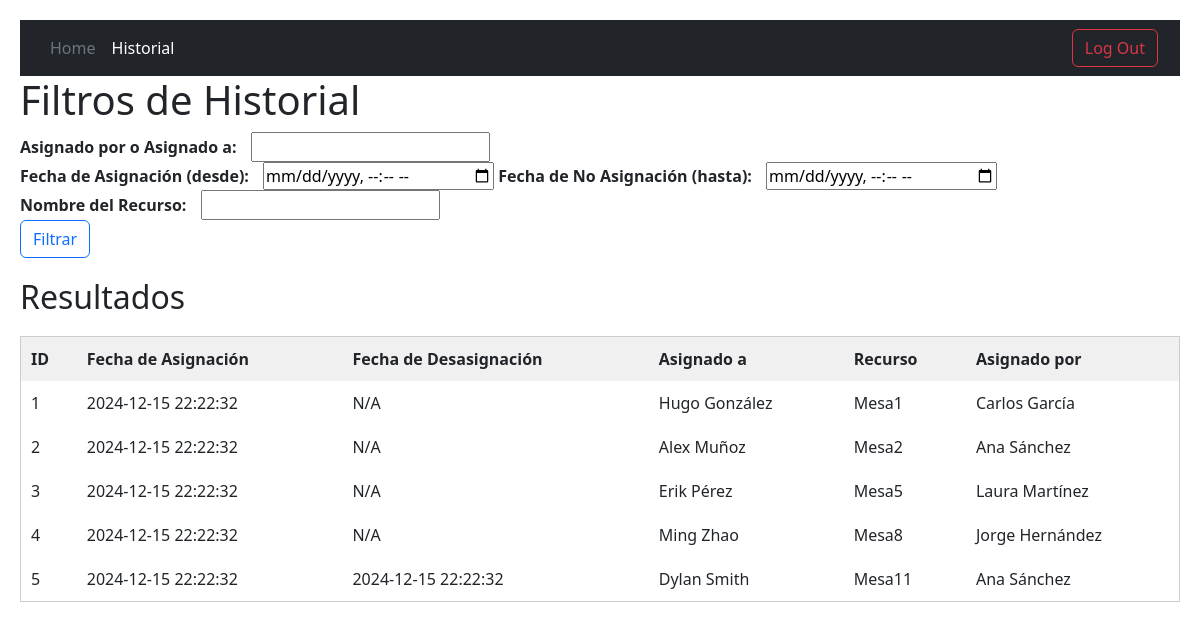
The app's page /Paginas/historial.php with its own data.
### tables this page shows
CREATE TABLE tbl_historial (
    id_historial INT NOT NULL PRIMARY KEY AUTO_INCREMENT,
    fecha_asignacion DATETIME NOT NULL,
    fecha_no_asignacion DATETIME NULL,
    asignado_por INT NOT NULL,
    asignado_a VARCHAR(30) NOT NULL,
    id_recurso INT NOT NULL,
    FOREIGN KEY (id_recurso) REFERENCES tbl_recursos(id_recurso),
    FOREIGN KEY (asignado_por) REFERENCES tbl_usuarios(id_usuario)
);

CREATE TABLE tbl_recursos (
    id_recurso INT NOT NULL PRIMARY KEY AUTO_INCREMENT,
    nombre_recurso VARCHAR(40) NOT NULL UNIQUE,
    tipo_recurso ENUM("Mesa", "Silla") NOT NULL,
    id_padre INT NULL, 
    id_sala INT NULL,
    FOREIGN KEY (id_sala) REFERENCES tbl_salas(id_sala),
    FOREIGN KEY (id_padre) REFERENCES tbl_recursos(id_recurso)
);

CREATE TABLE tbl_usuarios (
    id_usuario INT NOT NULL PRIMARY KEY AUTO_INCREMENT,
    nombre_usuario VARCHAR(30) NOT NULL,
    apellido_usuario VARCHAR(30) NOT NULL,
    username VARCHAR(30) NOT NULL,
    password CHAR(64) NOT NULL,
    id_rol INT NOT NULL,
    FOREIGN KEY (id_rol) REFERENCES tbl_roles(id_rol)
);

### Paginas/historial.php (the view, shortened to what this page needs)
<?php
$host = 'localhost';
$dbname = 'db_restaurante_v2';
$username = 'root';
$password = '';
try {
    $pdo = new PDO("mysql:host=$host;dbname=$dbname", $username, $password);
    $pdo->setAttribute(PDO::ATTR_ERRMODE, PDO::ERRMODE_EXCEPTION);
} catch (PDOException $e) {
    die("ERROR: No se pudo conectar. " . $e->getMessage());
}
$filtroAsignado = isset($_GET['filtroAsignado']) ? trim($_GET['filtroAsignado']) : '';
$filtroFechaInicio = isset($_GET['fechaInicio']) ? trim($_GET['fechaInicio']) : '';
$filtroFechaFin = isset($_GET['fechaFin']) ? trim($_GET['fechaFin']) : '';
$filtroRecurso = isset($_GET['filtroRecurso']) ? trim($_GET['filtroRecurso']) : '';
$filtros = [];
$params = [];
$whereSQL = count($filtros) > 0 ? "WHERE " . implode(" AND ", $filtros) : "";
$sql = "
    SELECT h.id_historial, h.fecha_asignacion, h.fecha_no_asignacion, h.asignado_a,
           r.nombre_recurso, u.nombre_usuario, u.apellido_usuario
    FROM tbl_historial h
    JOIN tbl_recursos r ON h.id_recurso = r.id_recurso
    JOIN tbl_usuarios u ON h.asignado_por = u.id_usuario
    $whereSQL
";
$stmt = $pdo->prepare($sql);
$stmt->execute($params);
$historial = $stmt->fetchAll(PDO::FETCH_ASSOC);
?>
<!DOCTYPE html>
<html lang="es">
<head>
    <link rel="stylesheet" href="../CSS/estilos-historial.css">
    <link href="https://cdn.jsdelivr.net/npm/bootstrap@5.3.0/dist/css/bootstrap.min.css" rel="stylesheet">
</head>
<body>
<header class="p-2 bg-dark text-white">
        <div class="container">
            <div class="d-flex flex-wrap align-items-center justify-content-center justify-content-lg-start">
                <ul class="nav col-12 col-lg-auto me-lg-auto mb-2 justify-content-center mb-md-0">
                    <li><a href="./inicio.php" class="nav-link px-2 text-secondary">Home</a></li>
                    <li><a href="./historial.php" class="nav-link px-2 text-white">Historial</a></li>
                </ul>
                <div class="text-end">
                    <a href="../Procesos/destruir.php"><button type="button" class="btn btn-outline-danger">Log Out</button></a>
                </div>
            </div>
        </div>
    </header>
    <h1>Filtros de Historial</h1>
    <form method="GET" action="" style="align-items: center; justify-content: center;">
        <label for="filtroAsignado">Asignado por o Asignado a:</label>
        <input type="text" name="filtroAsignado" id="filtroAsignado" value="<?= htmlspecialchars($filtroAsignado) ?>"><br>
        <label for="fechaInicio">Fecha de Asignación (desde):</label>
        <input type="datetime-local" name="fechaInicio" id="fechaInicio" value="<?= htmlspecialchars($filtroFechaInicio) ?>">
        <label for="fechaFin">Fecha de No Asignación (hasta):</label>
        <input type="datetime-local" name="fechaFin" id="fechaFin" value="<?= htmlspecialchars($filtroFechaFin) ?>"><br>
        <label for="filtroRecurso">Nombre del Recurso:</label>
        <input type="text" name="filtroRecurso" id="filtroRecurso" value="<?= htmlspecialchars($filtroRecurso) ?>"><br>
        <button type="submit" class="btn btn-outline-primary">Filtrar</button>
    </form>
    <h2>Resultados</h2>
    <?php if (count($historial) > 0): ?>
        <table>
            <tr>
                <th>ID</th>
                <th>Fecha de Asignación</th>
                <th>Fecha de Desasignación</th>
                <th>Asignado a</th>
                <th>Recurso</th>
                <th>Asignado por</th>
            </tr>
            <?php foreach ($historial as $row): ?>
                <tr>
                    <td><?= htmlspecialchars($row['id_historial']) ?></td>
                    <td><?= htmlspecialchars($row['fecha_asignacion']) ?></td>
                    <td><?= htmlspecialchars($row['fecha_no_asignacion'] ?: 'N/A') ?></td>
                    <td><?= htmlspecialchars($row['asignado_a']) ?></td>
                    <td><?= htmlspecialchars($row['nombre_recurso']) ?></td>
                    <td><?= htmlspecialchars($row['nombre_usuario'] . ' ' . $row['apellido_usuario']) ?></td>
                </tr>
            <?php endforeach; ?>
        </table>
    <?php else: ?>
        <p>No se encontraron resultados con los filtros aplicados.</p>
    <?php endif; ?>
</body>
</html>

### CSS/estilos-historial.css (style rules this page uses)
body { font-family: Arial, sans-serif; background-color: rgb(220, 213, 194); color: #333; margin: 0; padding: 20px; }
h2 { color: #333; margin-bottom: 20px; }
th { position: sticky; top: 0; background-color: #fff; z-index: 2; box-shadow: 0 2px 4px rgba(0, 0, 0, 0.1); padding: 10px; text-align: left; }
form { margin-bottom: 20px; }
label { font-weight: bold; margin-right: 10px; }
table { width: 100%; border-collapse: collapse; margin-top: 20px; background-color: #fff; }
table, th, td { border: 1px solid #ccc; padding: 10px; text-align: left; }
th { background-color: #f0f0f0; font-weight: bold; }

### records on screen
tbl_historial: id_historial "1", fecha_asignacion "2024-12-15 22:22:32", fecha_no_asignacion "N/A", asignado_a "Hugo González", id_recurso.nombre_recurso "Mesa1", asignado_por.apellido_usuario "Carlos García"
tbl_historial: id_historial "2", fecha_asignacion "2024-12-15 22:22:32", fecha_no_asignacion "N/A", asignado_a "Alex Muñoz", id_recurso.nombre_recurso "Mesa2", asignado_por.apellido_usuario "Ana Sánchez"
tbl_historial: id_historial "3", fecha_asignacion "2024-12-15 22:22:32", fecha_no_asignacion "N/A", asignado_a "Erik Pérez", id_recurso.nombre_recurso "Mesa5", asignado_por.apellido_usuario "Laura Martínez"
tbl_historial: id_historial "4", fecha_asignacion "2024-12-15 22:22:32", fecha_no_asignacion "N/A", asignado_a "Ming Zhao", id_recurso.nombre_recurso "Mesa8", asignado_por.apellido_usuario "Jorge Hernández"
tbl_historial: id_historial "5", fecha_asignacion "2024-12-15 22:22:32", fecha_no_asignacion "2024-12-15 22:22:32", asignado_a "Dylan Smith", id_recurso.nombre_recurso "Mesa11", asignado_por.apellido_usuario "Ana Sánchez"
